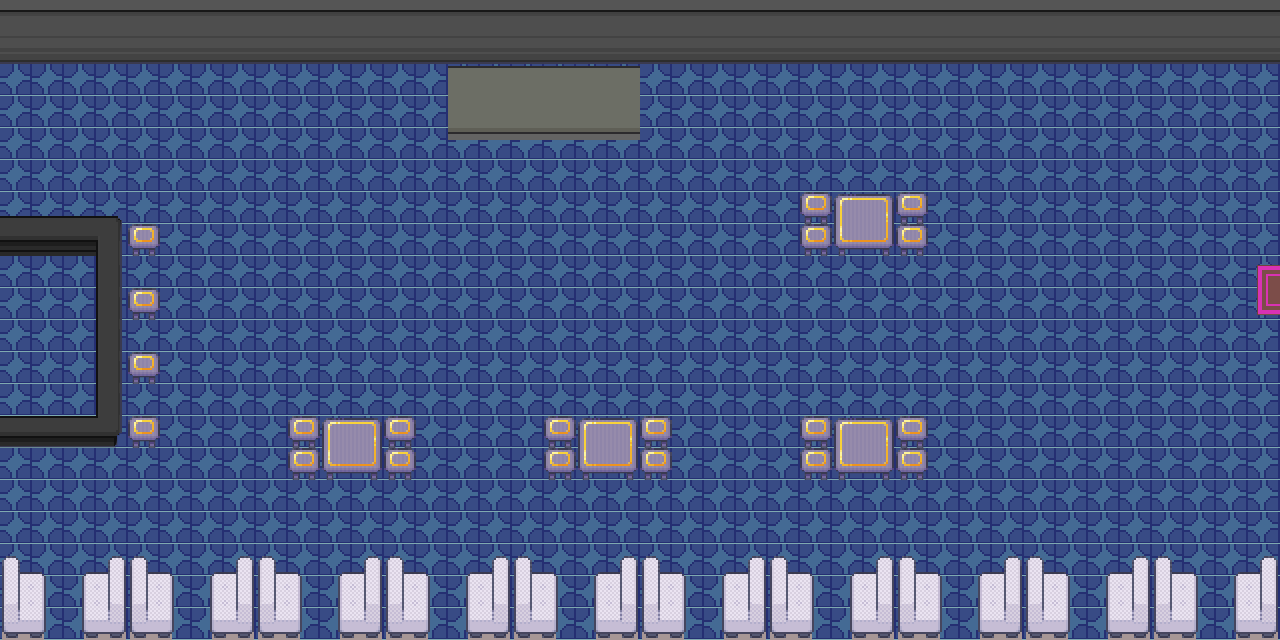

A level layout from a 2D game, rendered from its tile map. Below: a short description, then the map file with tile-grid data replaced by summaries:
An orthogonal 40x20 tile map with 32x32 px tiles, 8 tile layers (Floor, Bar, Bar Stool, Door Mat, ...), 2 tilesets and 78 objects.

<map version="1.8" tiledversion="1.8.2" orientation="orthogonal" renderorder="right-down" width="40" height="20" tilewidth="32" tileheight="32" infinite="0" nextlayerid="15" nextobjectid="108">
 <tileset firstgid="1" source="Room_Builder_free_32x32 new.tsx" />
 <tileset firstgid="392" source="Interiors_free_32x32 new.tsx" />
 <layer id="1" name="Floor" width="40" height="20">
  <data>[800 cells, 800 non-empty, 1 distinct tile ids]</data>
 </layer>
 <layer id="4" name="Bar" width="40" height="20">
  <properties>
   <property name="cost" type="int" value="10" />
  </properties>
  <data>[800 cells, 17 non-empty, 7 distinct tile ids]</data>
 </layer>
 <objectgroup id="12" name="OffLimits">
  <object id="24" x="-5.96011" y="218.464" width="126.96" height="229.536" />
  <object id="27" x="-2.28174" y="-2.28174" width="1284.62" height="67.3114" />
  <object id="28" x="447.221" y="66.1705" width="191.666" height="71.8749" />
  <object id="29" x="831.695" y="190.525" width="62.7479" height="69.5931" />
  <object id="30" x="321.726" y="415.277" width="62.7479" height="69.5931" />
  <object id="31" x="576.14" y="415.277" width="62.7479" height="69.5931" />
  <object id="32" x="832.836" y="417.559" width="62.7479" height="69.5931" />
  <object id="33" x="1225.3" y="552.181" width="50.1983" height="84.4244" />
  <object id="46" x="2.28174" y="554.463" width="50.1983" height="84.4244" />
  <object id="34" x="15.9722" y="609.225" width="7.9861" />
  <object id="36" x="78.7201" y="554.463" width="94.6923" height="83.2836" />
  <object id="37" x="207.638" y="553.322" width="94.6923" height="83.2836" />
  <object id="38" x="336.557" y="553.322" width="94.6923" height="83.2836" />
  <object id="39" x="462.053" y="553.322" width="94.6923" height="83.2836" />
  <object id="40" x="593.253" y="552.181" width="94.6923" height="83.2836" />
  <object id="41" x="718.749" y="552.181" width="94.6923" height="83.2836" />
  <object id="42" x="848.808" y="553.322" width="94.6923" height="83.2836" />
  <object id="43" x="976.585" y="554.463" width="94.6923" height="83.2836" />
  <object id="44" x="1104.36" y="554.463" width="94.6923" height="83.2836" />
  <object id="45" x="-7.9861" y="449.503" width="12.5496" height="115.228" />
  <object id="47" x="-9.12697" y="65.0296" width="13.6904" height="146.031" />
  <object id="48" x="9.12697" y="635.465" width="1274.35" height="9.12697" />
  <object id="49" x="1270.93" y="69.5931" width="14.8313" height="482.588" />
 </objectgroup>
 <layer id="5" name="Bar Stool" width="40" height="20">
  <properties>
   <property name="cost" type="int" value="10" />
  </properties>
  <data>[800 cells, 20 non-empty, 1 distinct tile ids]</data>
 </layer>
 <layer id="7" name="Door Mat" width="40" height="20">
  <data>[800 cells, 2 non-empty, 2 distinct tile ids]</data>
 </layer>
 <layer id="8" name="Stage" width="40" height="20">
  <properties>
   <property name="cost" type="int" value="10" />
  </properties>
  <data>[800 cells, 18 non-empty, 3 distinct tile ids]</data>
 </layer>
 <layer id="11" name="Booth" width="40" height="20">
  <properties>
   <property name="cost" type="int" value="10" />
  </properties>
  <data>[800 cells, 120 non-empty, 12 distinct tile ids]</data>
 </layer>
 <layer id="6" name="Tables" width="40" height="20">
  <properties>
   <property name="cost" type="int" value="10" />
  </properties>
  <data>[800 cells, 16 non-empty, 4 distinct tile ids]</data>
 </layer>
 <layer id="10" name="Wall" width="40" height="20">
  <properties>
   <property name="cost" type="int" value="10" />
  </properties>
  <data>[800 cells, 80 non-empty, 2 distinct tile ids]</data>
 </layer>
 <objectgroup id="13" name="bottleSpawns">
  <object id="53" x="107.242" y="250.992">
   <point />
  </object>
  <object id="54" x="108.383" y="319.444">
   <point />
  </object>
  <object id="55" x="106.101" y="383.333">
   <point />
  </object>
  <object id="56" x="46.7757" y="238.442">
   <point />
  </object>
  <object id="57" x="107.242" y="438.094">
   <point />
  </object>
  <object id="58" x="43.3531" y="443.799">
   <point />
  </object>
  <object id="59" x="338.839" y="442.658">
   <point />
  </object>
  <object id="60" x="362.797" y="458.63">
   <point />
  </object>
  <object id="61" x="594.394" y="442.658">
   <point />
  </object>
  <object id="62" x="616.07" y="462.053">
   <point />
  </object>
  <object id="63" x="849.949" y="444.94">
   <point />
  </object>
  <object id="64" x="872.766" y="464.334">
   <point />
  </object>
  <object id="65" x="849.949" y="220.188">
   <point />
  </object>
  <object id="66" x="875.048" y="241.865">
   <point />
  </object>
  <object id="67" x="30.8035" y="585.267">
   <point />
  </object>
  <object id="68" x="93.5514" y="585.267">
   <point />
  </object>
  <object id="69" x="164.285" y="582.985">
   <point />
  </object>
  <object id="70" x="221.329" y="587.548">
   <point />
  </object>
  <object id="71" x="289.781" y="585.267">
   <point />
  </object>
  <object id="72" x="351.388" y="585.267">
   <point />
  </object>
  <object id="73" x="417.559" y="585.267">
   <point />
  </object>
  <object id="74" x="476.884" y="585.267">
   <point />
  </object>
  <object id="75" x="543.055" y="590.971">
   <point />
  </object>
  <object id="76" x="602.38" y="586.408">
   <point />
  </object>
  <object id="77" x="674.255" y="586.408">
   <point />
  </object>
  <object id="78" x="738.143" y="582.985">
   <point />
  </object>
  <object id="79" x="796.328" y="585.267">
   <point />
  </object>
 </objectgroup>
 <objectgroup id="14" name="robotSpawns">
  <object id="80" x="142.609" y="245.287">
   <point />
  </object>
  <object id="81" x="143.75" y="311.458">
   <point />
  </object>
  <object id="82" x="143.75" y="370.783">
   <point />
  </object>
  <object id="83" x="141.468" y="442.658">
   <point />
  </object>
  <object id="84" x="300.049" y="435.813">
   <point />
  </object>
  <object id="85" x="301.19" y="467.757">
   <point />
  </object>
  <object id="86" x="401.587" y="440.376">
   <point />
  </object>
  <object id="87" x="401.587" y="474.602">
   <point />
  </object>
  <object id="88" x="555.604" y="440.376">
   <point />
  </object>
  <object id="89" x="555.604" y="467.757">
   <point />
  </object>
  <object id="90" x="658.282" y="440.376">
   <point />
  </object>
  <object id="91" x="656.001" y="473.461">
   <point />
  </object>
  <object id="92" x="816.863" y="434.672">
   <point />
  </object>
  <object id="93" x="816.863" y="473.461">
   <point />
  </object>
  <object id="94" x="909.274" y="438.094">
   <point />
  </object>
  <object id="95" x="911.556" y="470.039">
   <point />
  </object>
  <object id="96" x="816.863" y="217.906">
   <point />
  </object>
  <object id="97" x="816.863" y="248.71">
   <point />
  </object>
  <object id="98" x="914.978" y="213.343">
   <point />
  </object>
  <object id="99" x="908.133" y="250.992">
   <point />
  </object>
  <object id="100" x="376.487" y="192.807">
   <point />
  </object>
  <object id="101" x="425.545" y="256.696">
   <point />
  </object>
  <object id="102" x="488.293" y="193.948">
   <point />
  </object>
  <object id="103" x="533.928" y="263.541">
   <point />
  </object>
  <object id="104" x="590.971" y="188.244">
   <point />
  </object>
  <object id="105" x="620.634" y="258.978">
   <point />
  </object>
  <object id="106" x="654.86" y="183.68">
   <point />
  </object>
  <object id="107" x="663.987" y="253.273">
   <point />
  </object>
 </objectgroup>
</map>